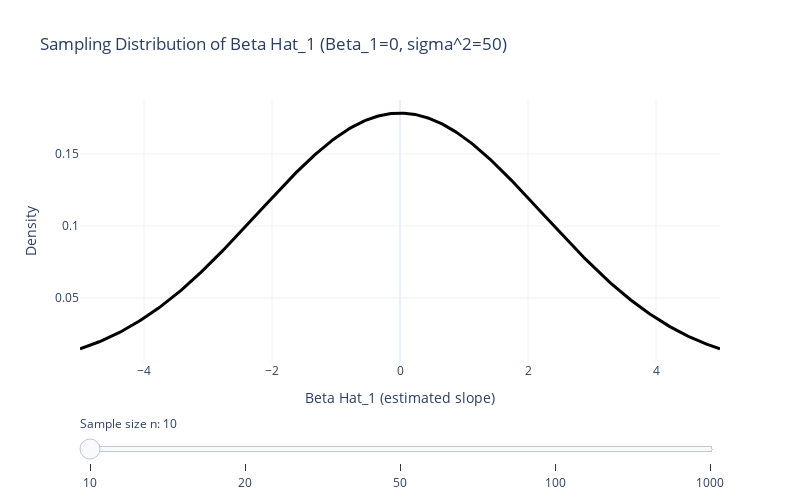

Notebook code for this chart:
### Markdown cell above
### Variance explosion at small sample sizes

### Code cell
# Fixed parameters
beta1 = 0
sigma2 = 50
sample_sizes = [10, 20, 50, 100, 1000]

x = np.linspace(-5, 5, 400)  # plausible range for Beta Hat_1

# Compute PDFs for each sample size
pdfs = []
for n in sample_sizes:
    SSX = n  # assume Var(X)=1, so SSX =~ n
    var_hat = sigma2 / SSX
    pdf = norm.pdf(x, loc=beta1, scale=np.sqrt(var_hat))
    pdfs.append(pdf)

# Build Plotly figure
fig = go.Figure()

for i, n in enumerate(sample_sizes):
    fig.add_trace(
        go.Scatter(
            x=x,
            y=pdfs[i],
            mode="lines",
            name=f"n={n}",
            visible=False,
            line=dict(width=3, color="black")
        )
    )

# Slider setup
steps = []
for i, n in enumerate(sample_sizes):
    step = dict(
        method="update",
        label=f"{n}",
        args=[
            {"visible": [False] * len(sample_sizes)},
            {"title": f"Sampling Distribution of Beta Hat_1<br>beta_1={beta1}, sigma^2={sigma2}, n={n}"}
        ],
    )
    step["args"][0]["visible"][i] = True
    steps.append(step)

sliders = [dict(
    active=0,
    currentvalue={"prefix": "Sample size n: "},
    pad={"t": 50},
    steps=steps
)]

# Set initial visibility and layout
fig.data[0].visible = True
fig.update_layout(
    sliders=sliders,
    title=f"Sampling Distribution of Beta Hat_1 (Beta_1={beta1}, sigma^2={sigma2})",
    xaxis_title="Beta Hat_1 (estimated slope)",
    yaxis_title="Density",
    template="plotly_white",
    width=800,
    height=500,
)

# Save to hmtl
fig.write_html("../plots/beta1_sampling_by_n.html", include_plotlyjs='cdn')
fig.show()

### Figure 1 — Plotly figure (JSON) as saved in the notebook; plotly's stock layout.template omitted (floating-point values rounded to 4 significant figures; data arrays with more than 128 entries replaced by an {"elided": "..."} marker saying what was removed)
{"data": [{"line": {"color": "black", "width": 3}, "mode": "lines", "name": "n=10", "type": "scatter", "visible": true, "x": {"elided": "400 float values"}, "y": {"elided": "400 float values"}}, {"line": {"color": "black", "width": 3}, "mode": "lines", "name": "n=20", "type": "scatter", "visible": false, "x": {"elided": "400 float values"}, "y": {"elided": "400 float values"}}, {"line": {"color": "black", "width": 3}, "mode": "lines", "name": "n=50", "type": "scatter", "visible": false, "x": {"elided": "400 float values"}, "y": {"elided": "400 float values"}}, {"line": {"color": "black", "width": 3}, "mode": "lines", "name": "n=100", "type": "scatter", "visible": false, "x": {"elided": "400 float values"}, "y": {"elided": "400 float values"}}, {"line": {"color": "black", "width": 3}, "mode": "lines", "name": "n=1000", "type": "scatter", "visible": false, "x": {"elided": "400 float values"}, "y": {"elided": "400 float values"}}], "layout": {"height": 500, "sliders": [{"active": 0, "currentvalue": {"prefix": "Sample size n: "}, "pad": {"t": 50}, "steps": [{"args": [{"visible": [true, false, false, false, false]}, {"title": "Sampling Distribution of Beta Hat_1<br>beta_1=0, sigma^2=50, n=10"}], "label": "10", "method": "update"}, {"args": [{"visible": [false, true, false, false, false]}, {"title": "Sampling Distribution of Beta Hat_1<br>beta_1=0, sigma^2=50, n=20"}], "label": "20", "method": "update"}, {"args": [{"visible": [false, false, true, false, false]}, {"title": "Sampling Distribution of Beta Hat_1<br>beta_1=0, sigma^2=50, n=50"}], "label": "50", "method": "update"}, {"args": [{"visible": [false, false, false, true, false]}, {"title": "Sampling Distribution of Beta Hat_1<br>beta_1=0, sigma^2=50, n=100"}], "label": "100", "method": "update"}, {"args": [{"visible": [false, false, false, false, true]}, {"title": "Sampling Distribution of Beta Hat_1<br>beta_1=0, sigma^2=50, n=1000"}], "label": "1000", "method": "update"}]}], "title": {"text": "Sampling Distribution of Beta Hat_1 (Beta_1=0, sigma^2=50)"}, "width": 800, "xaxis": {"title": {"text": "Beta Hat_1 (estimated slope)"}}, "yaxis": {"title": {"text": "Density"}}}}
